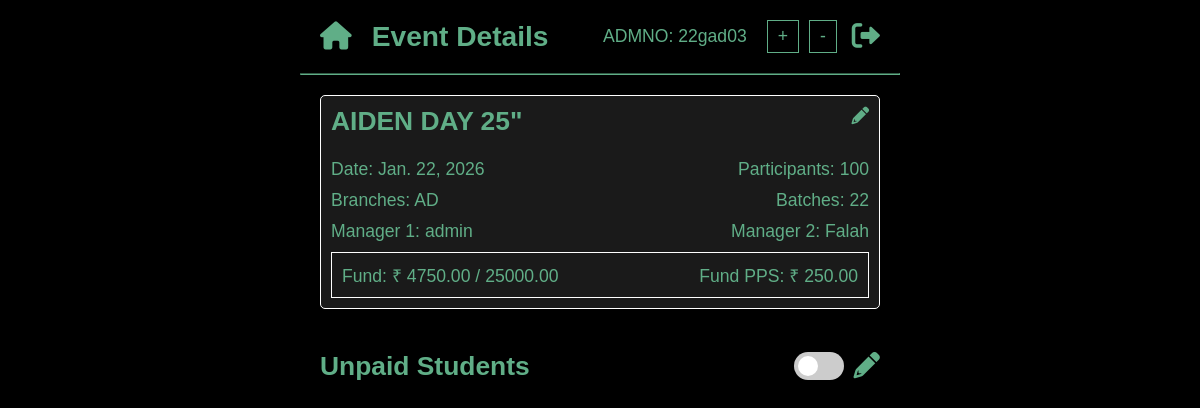
/event-details/7 (signed in), run on the app's committed database.
### fundmanager/models.py (models this page shows, shortened)
class UserProfile(models.Model):
    user = models.OneToOneField(User, on_delete=models.CASCADE, related_name='profile')
    admission_number = models.CharField(max_length=20, blank=True)
    department = models.ForeignKey(Branch, on_delete=models.SET_NULL, null=True, blank=True, related_name='students')
    batch = models.IntegerField(null=True, blank=True)

class Event(models.Model):
    name = models.CharField(max_length=200)
    date = models.DateField()
    venue = models.CharField(max_length=200, blank=True)
    participants = models.IntegerField(blank=True)
    fund_required = models.DecimalField(max_digits=10, decimal_places=2)
    fund_collected = models.DecimalField(max_digits=10, decimal_places=2, default=0)  # Initialize to 0
    fund_per_person = models.DecimalField(max_digits=6, decimal_places=2)
    batches = models.CharField(max_length=200, help_text="Comma-separated list of batches (e.g., 2020, 2021, 2022)")
    branches = models.ManyToManyField(Branch, related_name='events', help_text="Branches invited to the event", blank=True)
    coordinator1 = models.ForeignKey(User, on_delete=models.CASCADE, related_name='events_managing1', default=0)
    coordinator1_phone = models.CharField(max_length=20, blank=True)
    coordinator2 = models.ForeignKey(User, on_delete=models.CASCADE, related_name='events_managing2', default=0)
    coordinator2_phone = models.CharField(max_length=20, blank=True)
    def __str__(self):
        return f"{self.name} - {self.date}"

class Branch(models.Model):
    name = models.CharField(max_length=100, unique=True)  # Branch name (e.g., CSE, ECE)
    def __str__(self):
        return self.name

### fundmanager/views.py (the view, shortened to what this page needs)
# urls.py: path('event-details/<int:id>', views.event_details, name='event_details'),
def event_details(request, id):
    if request.user.is_authenticated == False: return redirect('signin')
    event = get_object_or_404(Event, pk=id)
    paid_students = Payment.objects.filter(event=event).select_related('student')
    paid_student_ids = [payment.student.id for payment in paid_students]
    invited_branches = event.branches.all()
    invited_batches = event.batches.split(',')
    eligible_students = User.objects.filter(
        profile__department__in=invited_branches,
        profile__batch__in=invited_batches
    )
    unpaid_students = [student for student in eligible_students if student.id not in paid_student_ids]
    context = {
        'event': event,
        'paid_students': set(paid_students),
        'unpaid_students': set(unpaid_students),
    }
    return render(request, 'event-details.html', context=context)

### templates/event-details.html (shortened to what this page needs)
<!DOCTYPE html>
<html lang="en">
<head>
    <link rel="stylesheet" href="/static/style.css">
    <link rel="stylesheet" href="/static/event.css">
    <link rel="stylesheet" href="https://cdnjs.cloudflare.com/ajax/libs/font-awesome/6.0.0/css/all.min.css"
 />
</head>
<body>
    <nav>
        <div class="nav-left">
            <a href="/home"><i class="fas fa-home"></i></a>
            <strong>Event Details</strong>
        </div>
        <div class="nav-right">
            <span id="admission-number" style="margin-right: 15px;">ADMNO: {{request.user.profile.admission_number}}</span>
            <button id="increase-font">+</button>
            <button id="decrease-font">-</button>
            <a href="/login"><i class="fas fa-sign-out-alt"></i></a>
        </div>
    </nav>
    <hr>
    <div class="container">
        <div class="event-card" id="event-card">
            {% if request.user.pk == event.coordinator2.pk or request.user.pk == event.coordinator1.pk %}
            <div style="position: absolute; top: 10px; right: 10px; z-index: 2;">
                <a href="/create-event/{{event.id}}" style="color: #60ae87;"><i class="fas fa-pencil-alt"></i></a>
            </div>
            {% endif %}
            <h2 id="event-name">{{event.name}}</h2>
            <div class="inline-details">
                <span id="event-date">Date: {{event.date}}</span>
                <span id="event-participants">Participants: {{event.participants}}</span>
            </div>
            <div class="inline-details">
                <span id="event-branches">Branches: {% for branch in event.branches.all %} {{branch}} {% endfor %}</span>
                <span id="event-batches">Batches: {{event.batches}}</span>
            </div>
            <div class="inline-details">
                <span id="event-manager-1">Manager 1: {{event.coordinator1}}</span>
                <span id="event-manager-2">Manager 2: {{event.coordinator2}}</span>
            </div>
            <div class="fund-box">
                <span id="event-fund">Fund: ₹ {{event.fund_collected}} / {{event.fund_required}}</span>
                <span id="event-fund-pps">Fund PPS: ₹ {{event.fund_per_person}}</span>
            </div>
        </div>
        <form id="students-form" action="" method="post">
            <section id="students">
            <div class="section-header">
                <h2 id="student-header-text">Unpaid Students</h2>
                <div style="align-items: center; display: flex; gap: 10px;">
                    <label class="switch">
                        <span class="slider round"></span>
                    </label>
                    {% if request.user.pk == event.coordinator2.pk or request.user.pk == event.coordinator1.pk %}
                    <a style="color: #60ae87;"><i class="fas fa-pencil-alt" id="student-edit-icon"></i></a>
                    {% endif %}
                </div>
            </div>
        </section>
        </form>
    </div>
</body>
</html>

### static/style.css (style rules this page uses)
* { -webkit-tap-highlight-color: transparent; }
body { font-family: sans-serif; background-color: black; color: #60ae87; margin: 0 auto; padding: 0; max-width: 600px; font-size: 1.1em; }
nav { display: flex; justify-content: space-between; align-items: center; padding: 20px; }
.nav-left { font-size: 1.6em; font-weight: bold; display: flex; align-items: center; }
.nav-left a { margin-right: 10px; }
.nav-right { display: flex; align-items: center; }
.nav-right span { margin-right: 15px; }
.nav-right button { background-color: transparent; color: #60ae87; border: 1px solid #60ae87; padding: 5px 10px; margin: 0 5px; cursor: pointer; font-size: 1em; }
.nav-right i { font-size: 1.6em; cursor: pointer; margin-left: 10px; }
.nav-right a i { color: #60ae87; font-size: 1.6em; cursor: pointer; margin-left: 10px; }
.nav-left a i { color: #60ae87; font-size: 1em; cursor: pointer; margin-right: 10px; }
hr { border-color: #60ae87; margin: 0; }
.container { padding: 20px; }
section { margin-bottom: 20px; }
section div a i { color: #60ae87; cursor: pointer; font-size: 1.5em; }

### static/event.css (style rules this page uses)
.switch { position: relative; display: inline-block; width: 50px; height: 28px; margin-left: 10px; }
.slider { position: absolute; cursor: pointer; top: 0; left: 0; right: 0; bottom: 0; background-color: #ccc; transition: .4s; }
.slider:before { position: absolute; content: ""; height: 20px; width: 20px; left: 4px; bottom: 4px; background-color: white; transition: .4s; }
.slider.round { border-radius: 34px; }
.slider.round:before { border-radius: 50%; }
.event-card { background-color: #1a1a1a; border-radius: 5px; padding: 10px; margin-bottom: 20px; border: 0.1px solid white; position: relative; overflow: hidden; transition: background-color 0.3s ease; }
.event-card>* { position: relative; z-index: 1; }
.event-card h2 { margin-top: 0; }
.fund-box { display: flex; justify-content: space-between; align-items: center; width: 100%; border: 0.5px solid white; padding: 10px; box-sizing: border-box; }
.section-header { display: flex; justify-content: space-between; align-items: center; margin-bottom: 10px; }
.inline-details { display: flex; justify-content: space-between; margin-bottom: 10px; }

### data on the page
Event: name "AIDEN DAY 25\"", date "Jan. 22, 2026", participants "100", batches "22", coordinator1 "admin", coordinator2 "Falah", fund_collected "4750.00", fund_required "25000.00", fund_per_person "250.00"
Branch: name "AD"

### other printed values
{{ request.user.profile.admission_number }} "22gad03"
